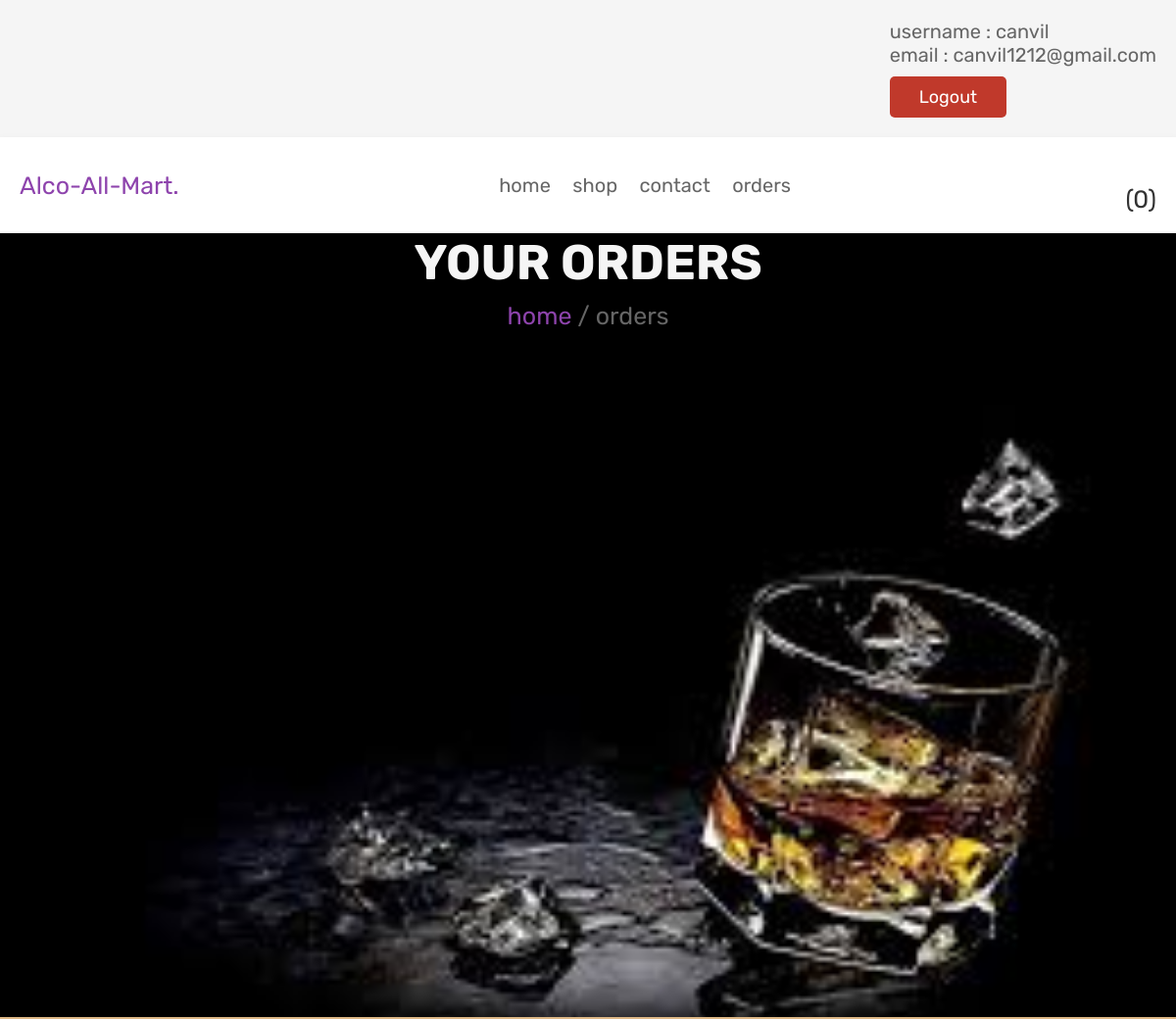
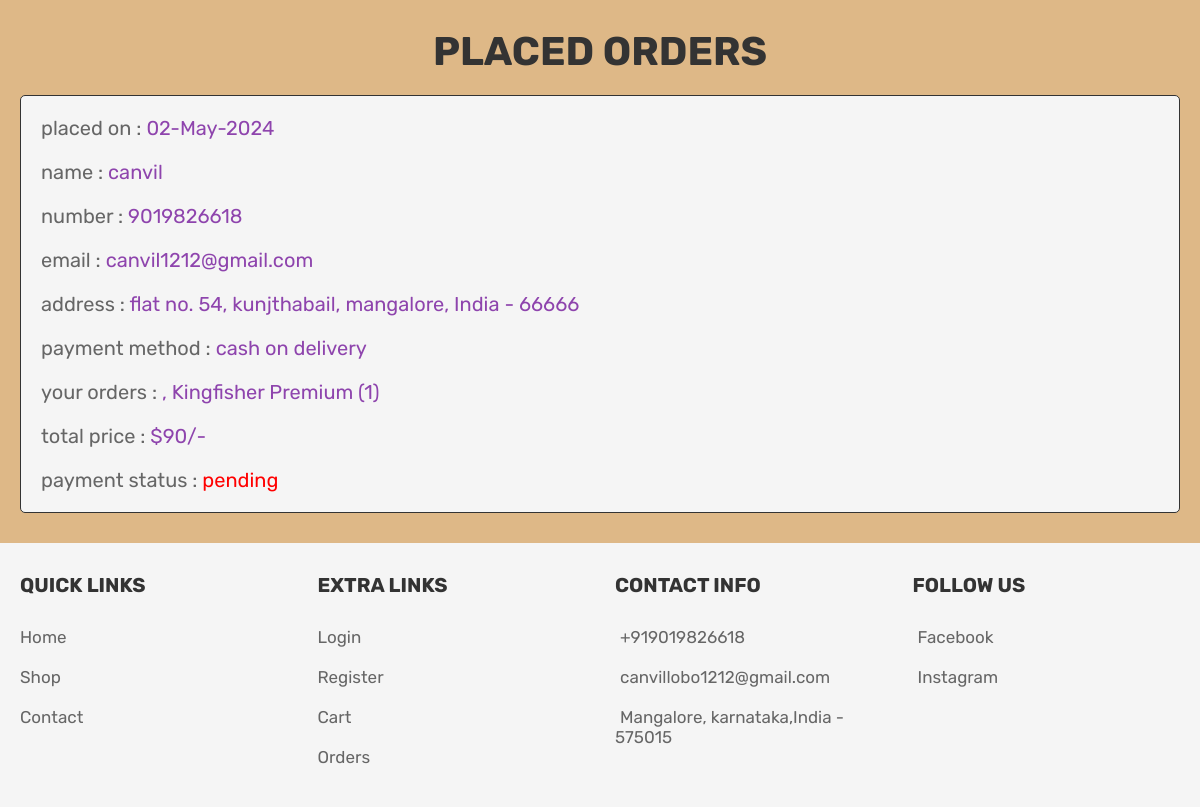
Screenshot of /orders.php (signed in) with the database file from the repository (2 pictures, top to bottom).
### tables this page shows
CREATE TABLE `orders` (
  `id` int(100) NOT NULL,
  `user_id` int(100) NOT NULL,
  `name` varchar(100) NOT NULL,
  `number` varchar(12) NOT NULL,
  `email` varchar(100) NOT NULL,
  `method` varchar(50) NOT NULL,
  `address` varchar(500) NOT NULL,
  `total_products` varchar(1000) NOT NULL,
  `total_price` int(100) NOT NULL,
  `placed_on` varchar(50) NOT NULL,
  `payment_status` varchar(20) NOT NULL DEFAULT 'pending'
);

### orders.php (the view, shortened to what this page needs)
<?php
include 'config.php';
$user_id = $_SESSION['user_id'];
?>
<!DOCTYPE html>
<html lang="en">
<head>
   <link rel="stylesheet" href="css/style.css">
</head>
<body>
<?php include 'header.php'; ?>
<div class="heading">
   <h3>your orders</h3>
   <p> <a href="home.php">home</a> / orders </p>
</div>
<section class="placed-orders">
   <h1 class="title">placed orders</h1>
   <div class="box-container">
      <?php
         $order_query = mysqli_query($conn, "SELECT * FROM `orders` WHERE user_id = '$user_id'") or die('query failed');
         if(mysqli_num_rows($order_query) > 0){
            while($fetch_orders = mysqli_fetch_assoc($order_query)){
      ?>
      <div class="box">
         <p> placed on : <span><?php echo $fetch_orders['placed_on']; ?></span> </p>
         <p> name : <span><?php echo $fetch_orders['name']; ?></span> </p>
         <p> number : <span><?php echo $fetch_orders['number']; ?></span> </p>
         <p> email : <span><?php echo $fetch_orders['email']; ?></span> </p>
         <p> address : <span><?php echo $fetch_orders['address']; ?></span> </p>
         <p> payment method : <span><?php echo $fetch_orders['method']; ?></span> </p>
         <p> your orders : <span><?php echo $fetch_orders['total_products']; ?></span> </p>
         <p> total price : <span>$<?php echo $fetch_orders['total_price']; ?>/-</span> </p>
         <p> payment status : <span style="color:<?php if($fetch_orders['payment_status'] == 'pending'){ echo 'red'; }else{ echo 'green'; } ?>;"><?php echo $fetch_orders['payment_status']; ?></span> </p>
         </div>
      <?php
       }
      }else{
         echo '<p class="empty">no orders placed yet!</p>';
      }
      ?>
   </div>
</section>
<?php include 'footer.php'; ?>
</body>
</html>

### css/style.css (style rules this page uses)
:root { --purple:#8e44ad; --red:#c0392b; --orange:#f39c12; --black:#333; --white:#fff; --light-color:#666; --light-white:#ccc; --light-bg:#f5f5f5; --border:.1rem solid var(--black); --box-shadow:0 .5rem 1rem rgba(0,0,0,.1); }
body { background-color: burlywood; }
* { font-family: 'Rubik', sans-serif; margin:0; padding:0; box-sizing: border-box; outline: none; border:none; text-decoration: none; transition:all .2s linear; }
html { font-size: 62.5%; overflow-x: hidden; }
section { padding:3rem 2rem; }
.title { text-align: center; margin-bottom: 2rem; text-transform: uppercase; color:var(--black); font-size: 4rem; }
.heading { min-height: 100vh; display: flex; flex-flow: column; align-items: center; justify-content: ; gap:1rem; background: url(../images/shopwall2.jpeg) no-repeat; background-size: cover; background-position: center; text-align: center; }
.heading h3 { font-size: 5rem; color:whitesmoke; text-transform: uppercase; }
.heading p { font-size: 2.5rem; color:var(--light-color); }
.heading p a { color:var(--purple); }
.placed-orders .box-container { max-width: 1200px; margin:0 auto; display:flex; flex-wrap: wrap; align-items: center; gap:1.5rem; }
.placed-orders .box-container .box { flex:1 1 40rem; border-radius: .5rem; padding:2rem; border:var(--border); background-color: var(--light-bg); padding:1rem 2rem; }
.placed-orders .box-container .box p { padding:1rem 0; font-size: 2rem; color:var(--light-color); }
.placed-orders .box-container .box p span { color:var(--purple); }

### rows the page displays
orders: placed_on "02-May-2024", name "canvil", number "9019826618", email "canvil1212@gmail.com", address "flat no. 54, kunjthabail, mangalore, India - 66666", method "cash on delivery", total_products ", Kingfisher Premium (1)", total_price "90", payment_status "pending"

### other values shown
$_SESSION['user_name'] "canvil"
$_SESSION['user_email'] "canvil1212@gmail.com"
$cart_rows_number "0"
